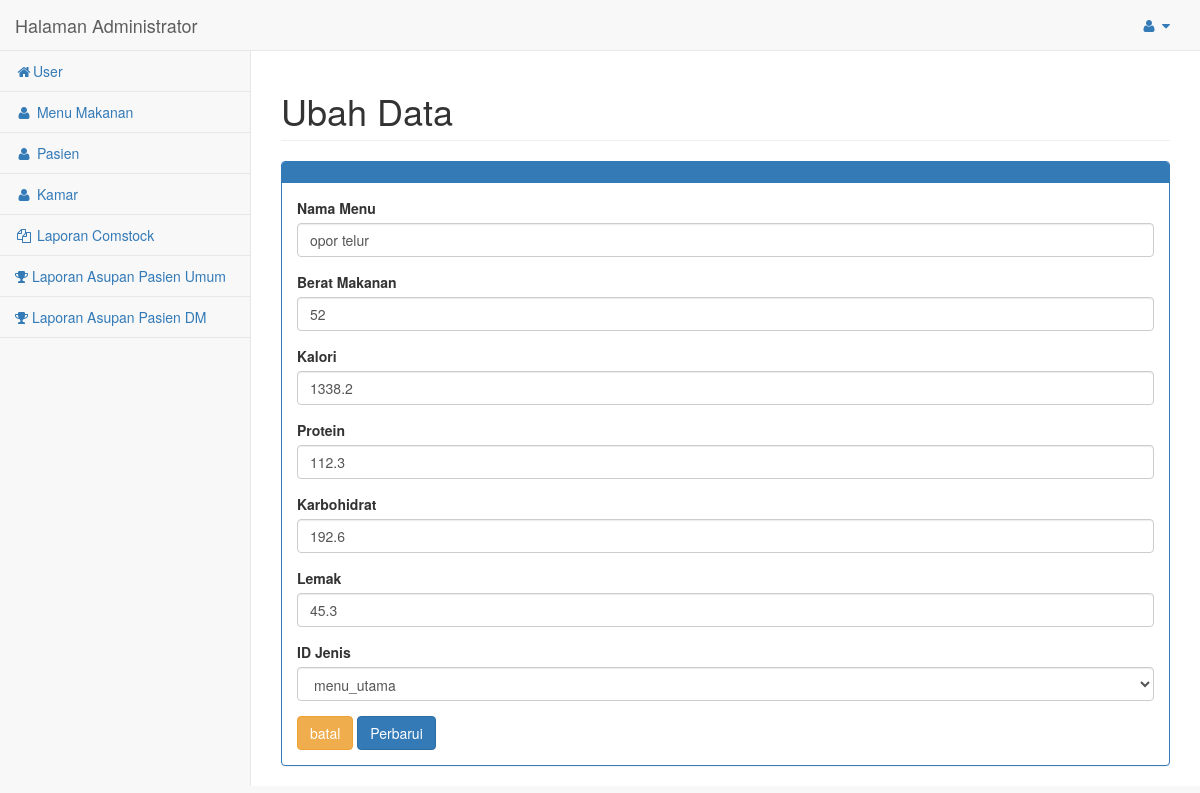
The page /admin/menu_makanan/edit.php?id_menu=MNU001 (signed in) on the database its author committed.
### tables this page shows
CREATE TABLE `menu_makanan` (
  `id_menu` varchar(8) NOT NULL,
  `id_jenis` int(8) NOT NULL,
  `nama_menu` varchar(35) NOT NULL,
  `berat` varchar(5) NOT NULL,
  `kalori` double NOT NULL,
  `protein` double NOT NULL,
  `karbo` double NOT NULL,
  `lemak` double NOT NULL
);

### admin/menu_makanan/functions.php (called while the page is built, shortened)
<?php
include '../koneksi.php';
function tampil($query){
	global $conn;
	$i=mysqli_query($conn,$query);
	$rows=[];
	while ( $row=mysqli_fetch_assoc($i)) {
		$rows[]=$row;
	}
	return $rows;
}
?>

### admin/menu_makanan/edit.php (the view, shortened to what this page needs)
<?php
require 'functions.php';
$id_menu=$_GET["id_menu"];
$data=tampil("SELECT * FROM menu_makanan WHERE id_menu= '$id_menu'")[0];
?>
<!DOCTYPE html>
<html>
<head><meta http-equiv="Content-Type" content="text/html; charset=utf-8">
    <link href="../vendor/bootstrap/css/bootstrap.min.css" rel="stylesheet">
    <link href="../vendor/metisMenu/metisMenu.min.css" rel="stylesheet">
    <link href="../vendor/datatables-plugins/dataTables.bootstrap.css" rel="stylesheet">
    <link href="../vendor/datatables-responsive/dataTables.responsive.css" rel="stylesheet">
    <link href="../dist/css/sb-admin-2.css" rel="stylesheet">
    <link href="../vendor/font-awesome/css/font-awesome.min.css" rel="stylesheet" type="text/css">
</head>
<body>
<div id="page-wrapper">
            <div class="row">
                <div class="col-lg-12">
                     <h1 class="page-header">Ubah Data</h1>
                    <div class="panel panel-primary">
                        <div class="panel-heading">
                        </div>
                        <div class="panel-body">
                            <div class="row">
                                <div class="col-lg-12">
                                    <form action="" method="post" enctype="multipart/form-data">
                                        <div class="form-group">
                                            <label for="nama_menu">Nama Menu</label>
                                            <input class="form-control" type="text" name="nama_menu" id="nama_menu" required value="<?php echo $data["nama_menu"]; ?>">
                                        </div>
                                        <div class="form-group">
                                            <label for="berat">Berat Makanan</label>
                                            <input class="form-control" type="text" name="berat" id="berat" required value="<?php echo $data["berat"]; ?>">
                                        </div>
                                        <div class="form-group">
                                            <label for="kalori">Kalori</label>
                                            <input class="form-control" type="text" name="kalori" id="kalori" required value="<?php echo $data["kalori"]; ?>">
                                        </div>
                                        <div class="form-group">
                                            <label for="protein">Protein</label>
                                            <input class="form-control" type="text" name="protein" id="protein" required value="<?php echo $data["protein"]; ?>">
                                        </div>
                                        <div class="form-group">
                                            <label for="karbo">Karbohidrat</label>
                                            <input class="form-control" type="text" name="karbo" id="karbo" required value="<?php echo $data["karbo"]; ?>">
                                        </div>
                                        <div class="form-group">
                                            <label for="lemak">Lemak</label>
                                            <input class="form-control" type="text" name="lemak" id="lemak" required value="<?php echo $data["lemak"]; ?>">
                                        </div>
                                        <div class="form-group">
                                        <label for="id_jenis">ID Jenis</label>
                                           <select name="id_jenis" class="form-control">
                                            <?php
                                            $query_jenis=mysqli_query($conn,"SELECT * FROM jenis_makanan");
                                            while($data_jenis=mysqli_fetch_assoc($query_jenis)){?>
                                               <option value="<?= $data_jenis['id_jenis'] ?>"><?= $data_jenis['jenis'] ?></option>
                                           <?php } ?>
                                           </select>
                                        </div>
                                        <a class="btn btn-warning" href="index.php">batal</a>
                                        <button class="btn btn-primary" type="submit" name="submit">Perbarui</button>
                                    </form>
                                </div>
                            </div>
                        </div>
                    </div>
                </div>
            </div>
        </div>
</body>
</html>

### rows shown on the page
menu_makanan: nama_menu "opor telur", berat "52", kalori "1338.2", protein "112.3", karbo "192.6", lemak "45.3"

### other values the page prints
form field id_jenis "menu_utama"
